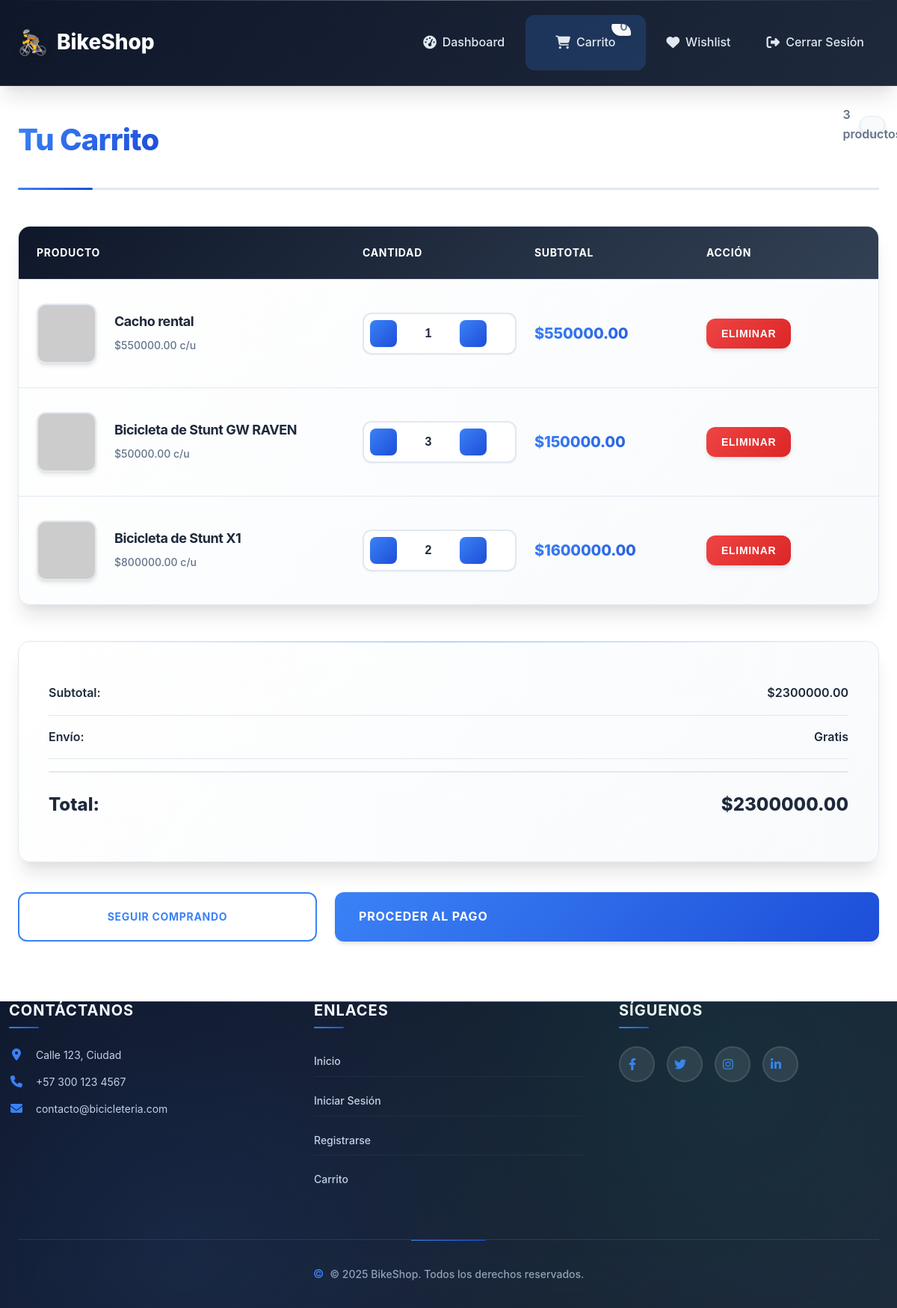
/cart/cart (signed in), run on the app's committed database.
### models/product.py (models this page shows, shortened)
class Product(db.Model):
    __tablename__ = 'productos'
    id = db.Column(db.Integer, primary_key=True)
    nombre = db.Column(db.String(100), nullable=False)
    descripcion = db.Column(db.String(255))
    precio = db.Column(db.Float, nullable=False)
    stock = db.Column(db.Integer, nullable=False)
    url_imagen = db.Column(db.String(255))
    subcategoria_id = db.Column(db.Integer, db.ForeignKey('subcategorias.id'), nullable=False)
    subcategoria = db.relationship('Subcategoria', back_populates='productos')

### routes/cart.py (the view)
@cart_bp.route('/cart')
@login_required
def cart():
    cart_items = Cart.query.filter_by(user_id=current_user.id).all()
    products_in_cart = []
    total = 0
    for item in cart_items:
        product = Product.query.get(item.product_id)
        if product:
            products_in_cart.append({
                'id': item.id,  # ID del ítem del carrito
                'product': product,
                'quantity': item.quantity,
                'subtotal': product.precio * item.quantity
            })
            total += product.precio * item.quantity
    return render_template('carrito.html', cart_items=products_in_cart, total=total)

### app.py (called while the page is built)
@login_manager.user_loader
def load_user(user_id):
    return db.session.get(User, int(user_id))

### templates/carrito.html (shortened to what this page needs)
{% extends 'base.html' %}
{% block content %}
<div class="cart-container">
    <div class="cart-header">
        <h2 class="cart-title">
             Tu Carrito
        </h2>
        {% if cart_items %}
            <div class="cart-count">{{ cart_items|length }} productos</div>
        {% endif %}
    </div>
    {% if cart_items %}
        <div class="cart-table">
            <div class="cart-table-header">
                <div class="cart-table-header-row">
                    <div>Producto</div>
                    <div>Cantidad</div>
                    <div>Subtotal</div>
                    <div>Acción</div>
                </div>
            </div>
            {% for item in cart_items %}
                <div class="cart-item">
                    <div class="cart-item-row">
                        <div class="cart-item-product">
                            {% if item.product.url_imagen %}
                                <img src="{{ item.product.url_imagen }}" class="cart-item-image" alt="{{ item.product.nombre }}">
                            {% else %}
                                <img src="/static/images/placeholder.png" class="cart-item-image" alt="Sin imagen">
                            {% endif %}
                            <div class="cart-item-info">
                                <h4>{{ item.product.nombre }}</h4>
                                <p>${{ "%.2f"|format(item.product.precio) }} c/u</p>
                            </div>
                        </div>
                        <div class="quantity-controls">
                            <button type="button" class="quantity-btn decrease-quantity-btn" data-cart-item-id="{{ item.id }}">
                            </button>
                            <input type="text" class="quantity-input" value="{{ item.quantity }}" readonly>
                            <button type="button" class="quantity-btn increase-quantity-btn" data-cart-item-id="{{ item.id }}">
                            </button>
                        </div>
                        <div class="cart-item-price">
                            ${{ "%.2f"|format(item.subtotal) }}
                        </div>
                        <div>
                            <button type="button" class="remove-btn" data-cart-item-id="{{ item.id }}">
                                 Eliminar
                            </button>
                        </div>
                    </div>
                </div>
            {% endfor %}
        </div>
        <div class="cart-summary">
            <div class="cart-summary-row">
                <span>Subtotal:</span>
                <span>${{ "%.2f"|format(total) }}</span>
            </div>
            <div class="cart-summary-row">
                <span>Envío:</span>
                <span>Gratis</span>
            </div>
            <div class="cart-summary-row">
                <span>Total:</span>
                <span>${{ "%.2f"|format(total) }}</span>
            </div>
        </div>
        <div class="cart-actions">
            <a href="{{ url_for('index') }}" class="continue-shopping">
                 Seguir Comprando
            </a>
<a href="{{ url_for('cart.checkout') }}" class="checkout-btn">Proceder al Pago</a>
        </div>
    {% endif %}
</div>
{% endblock %}

### static/css/main.css (style rules this page uses)
:root { --primary-color: #3b82f6; --primary-hover: #2563eb; --primary-light: #dbeafe; --secondary-color: #64748b; --secondary-hover: #475569; --success-color: #10b981; --success-light: #d1fae5; --danger-color: #ef4444; --danger-light: #fee2e2; --warning-color: #f59e0b; --warning-light: #fef3c7; --dark-color: #0f172a; --light-color: #f8fafc; --background-color: #ffffff; --surface-color: #f1f5f9; --border-color: #e2e8f0; --border-hover: #cbd5e1; --text-color: #1e293b; --text-muted: #64748b; --text-light: #94a3b8; --shadow-sm: 0 1px 2px 0 rgba(0, 0, 0, 0.05); --shadow: 0 4px 6px -1px rgba(0, 0, 0, 0.1), 0 2px 4px -1px rgba(0, 0, 0, 0.06); --shadow-md: 0 10px 15px -3px rgba(0, 0, 0, 0.1), 0 4px 6px -2px rgba(0, 0, 0, 0.05); --shadow-lg: 0 20px 25px -5px rgba(0, 0, 0, 0.1), 0 10px 10px -5px rgba(0, 0, 0, 0.04); --shadow-xl: 0 25px 50px -12px rgba(0, 0, 0, 0.25); --border-radius: 12px; --border-radius-sm: 8px; --border-radius-lg: 16px; --border-radius-xl: 24px; --transition: all 0.3s cubic-bezier(0.4, 0, 0.2, 1); --transition-fast: all 0.15s cubic-bezier(0.4, 0, 0.2, 1); --gradient-primary: linear-gradient(135deg, #3b82f6 0%, #1d4ed8 100%); --gradient-secondary: linear-gradient(135deg, #64748b 0%, #475569 100%); --gradient-surface: linear-gradient(135deg, #ffffff 0%, #f8fafc 100%); --gradient-dark: linear-gradient(135deg, #0f172a 0%, #1e293b 100%); }
* { margin: 0; padding: 0; box-sizing: border-box; }
*::before, *::after { box-sizing: border-box; }
body { font-family: "Inter", -apple-system, BlinkMacSystemFont, "Segoe UI", Roboto, "Helvetica Neue", Arial, sans-serif; line-height: 1.6; color: var(--text-color); background: var(--background-color); font-feature-settings: "kern" 1, "liga" 1; -webkit-font-smoothing: antialiased; -moz-osx-font-smoothing: grayscale; scroll-behavior: smooth; }
h1, h2, h3, h4, h5, h6 { font-weight: 700; line-height: 1.2; margin-bottom: 1rem; color: var(--text-color); letter-spacing: -0.025em; }
h2 { font-size: 2.25rem; font-weight: 700; }
h4 { font-size: 1.5rem; font-weight: 600; }
p { margin-bottom: 1rem; line-height: 1.7; }
a { color: var(--primary-color); text-decoration: none; transition: var(--transition); position: relative; }

### static/css/header.css (style rules this page uses)
.cart-count { position: absolute; top: -8px; right: -8px; background: linear-gradient(135deg, var(--danger-color) 0%, #dc2626 100%); color: white; border-radius: 50%; width: 24px; height: 24px; display: flex; align-items: center; justify-content: center; font-size: 0.75rem; font-weight: 700; box-shadow: var(--shadow); animation: pulse 2s infinite; border: 2px solid white; }

### data on the page
Product: product.nombre "Cacho rental", product.precio "550000.00"
Product: product.nombre "Bicicleta de Stunt GW RAVEN", product.precio "50000.00"
Product: product.nombre "Bicicleta de Stunt X1", product.precio "800000.00"

### other printed values
{{ cart_items|length }} "3"
{{ "%.2f"|format(item.subtotal) }} "550000.00" "150000.00" "1600000.00"
{{ "%.2f"|format(total) }} "2300000.00"
